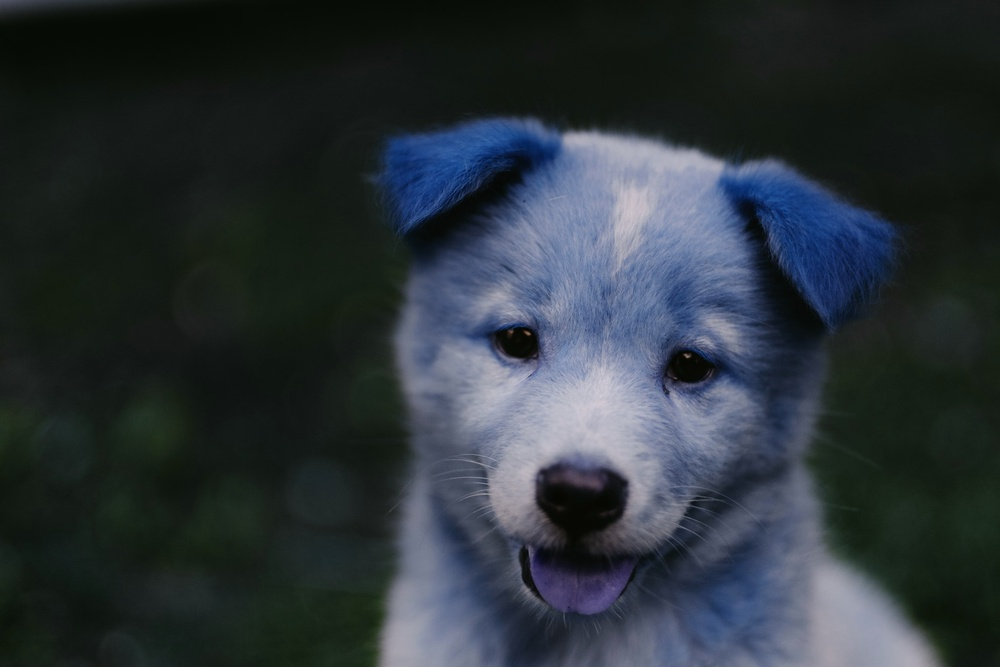
#> input picture 02_Image_Processing/01_Sobel_Filters(Extended Dimensional Order)/new_image.jpg, 1000 x 667 px, shrunk from 1950 x 1300 before the run
$ jupyter execute Sobel_Filters.ipynb   (shell and % lines are left out)
#> lines starting #> are read from the running program, lines starting #| are printed output that depends on the picture
[cell 1]
import cv2
import matplotlib.pyplot as plt
import matplotlib.colors
import numpy as np
from PIL import Image
from skimage import data
import scipy
import math
from scipy.ndimage import measurements
from skimage import data
from ipywidgets import interact, fixed, FloatSlider, IntSlider,FloatRangeSlider, Label

[cell 2]
# https://arxiv.org/pdf/1910.00138.pdf this paper claims that the larger the sobel kernel the better the edge detection accuracy is

# Prove it..

# using a 3x3 sobel kernel
x_3_sobel = np.array([[-1, 0, 1], [-2, 0, 2], [-1, 0, 1]])
y_3_sobel = np.array([[-1, -2, -1], [0, 0, 0], [1, 2, 1]])

# using a custom 5x5 sobel kernel
x_5_sobel = np.array([
  [1, 0, 0, 0, -1],
  [0, 0, 0, 0, 0],
  [2, 0, 0, 0, -2],
  [0, 0, 0, 0, 0],
  [1, 0, 0, 0, -1 ]
])

y_5_sobel = np.array([
  [1, 0, 2, 0, 1],
  [0, 0, 0, 0, 0],
  [0, 0, 0, 0, 0],
  [0, 0, 0, 0, 0],
  [-1, 0, -2, 0, -1]
])
# using a 7x7 extended sobel kernel
x_7_sobel = np.array([
  [1, 0, 0, 0, 0, 0, -1],
  [0, 0, 0, 0, 0, 0, 0],
  [0, 0, 0, 0, 0, 0, 0],
  [2, 0, 0, 0, 0, 0, -2],
  [0, 0, 0, 0, 0, 0, 0],
  [0, 0, 0, 0, 0, 0, 0],
  [1, 0, 0, 0, 0, 0, -1 ]
])

y_7_sobel = np.array([
  [1, 0, 0, 2, 0, 0, 1],
  [0, 0, 0, 0, 0, 0, 0],
  [0, 0, 0, 0, 0, 0, 0],
  [0, 0, 0, 0, 0, 0, 0],
  [0, 0, 0, 0, 0, 0, 0],
  [0, 0, 0, 0, 0, 0, 0],
  [-1, 0, 0, -2, 0, 0, -1]
])

[cell 3]
def apply_kernel(img, x_sob, y_sob):

    x_value, y_value = img.shape
    x_sob_image = np.zeros((x_value, y_value))
    y_sob_image = np.zeros((x_value, y_value))
    sob_image = np.zeros((x_value, y_value))

    # ==================================================
    #           Apply padding to the image
    # ==================================================
    img = np.pad(img, (1, 1), 'edge')

    # ==================================================
    #               Perform Convolution
    # ==================================================
    for row in range(1, img.shape[0]-1):
        for col in range(1, img.shape[1]-1):
            x_sum = (x_sob.item(0, 0) * img.item(row-1, col-1)) + (x_sob.item(0, 2) * img.item(row-1, col+1)) + (x_sob.item(1, 0) * img.item(row, col-1)) + (x_sob.item(1, 2) * img.item(row, col+1)) + (x_sob.item(2, 0) * img.item(row+1, col-1)) + (x_sob.item(2, 2) * img.item(row+1, col+1))
            y_sum = (y_sob.item(0, 0) * img.item(row-1, col-1)) + (y_sob.item(0, 1) * img.item(row-1, col)) + (y_sob.item(0, 2) * img.item(row-1, col+1)) + (y_sob.item(2, 0) * img.item(row+1, col-1)) + (y_sob.item(2, 1) * img.item(row+1, col)) + (y_sob.item(2, 2) * img.item(row+1, col+1))
            x_sob_image.itemset((row-1, col-1), x_sum)
            y_sob_image.itemset((row-1, col-1), y_sum)
            sob_image.itemset((row-1, col-1), np.sqrt(x_sum**2 + y_sum**2))

    # ==================================================
    #               Displaying Images
    # ==================================================
    fig, axes_array = plt.subplots(1, 3)
    fig.set_size_inches(18,5)
    image_plot = axes_array[0].imshow(x_sob_image, cmap=plt.cm.gray)
    axes_array[0].axis('off')
    axes_array[0].set(title='Gradient in X Direction')
    image_plot = axes_array[1].imshow(y_sob_image, cmap=plt.cm.gray)
    axes_array[1].axis('off')
    axes_array[1].set(title='Gradient in y Direction')
    image_plot = axes_array[2].imshow(sob_image, cmap=plt.cm.gray)
    axes_array[2].axis('off')
    axes_array[2].set(title='Edged Image')
    plt.show()

[cell 4]
if __name__ == "__main__":
    image = cv2.imread('new_image.jpg', 0)
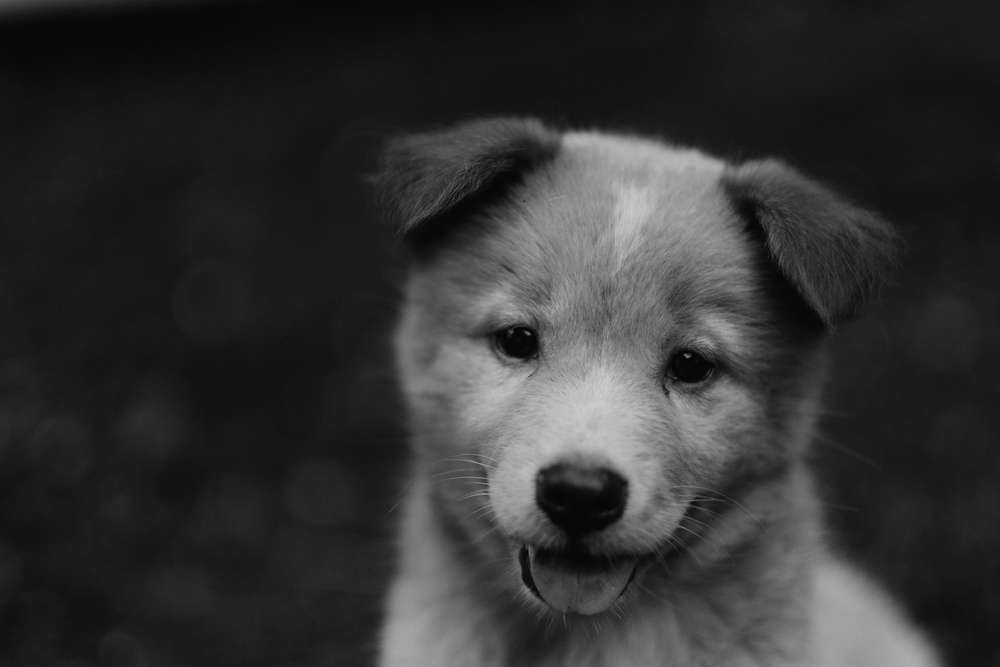
#> image: shape (667, 1000); min 2, max 206, mean 50
    apply_kernel(image, x_3_sobel, y_3_sobel)
#> after the loop in apply_kernel, `for row in range(1, img.shape[0]-1):`:
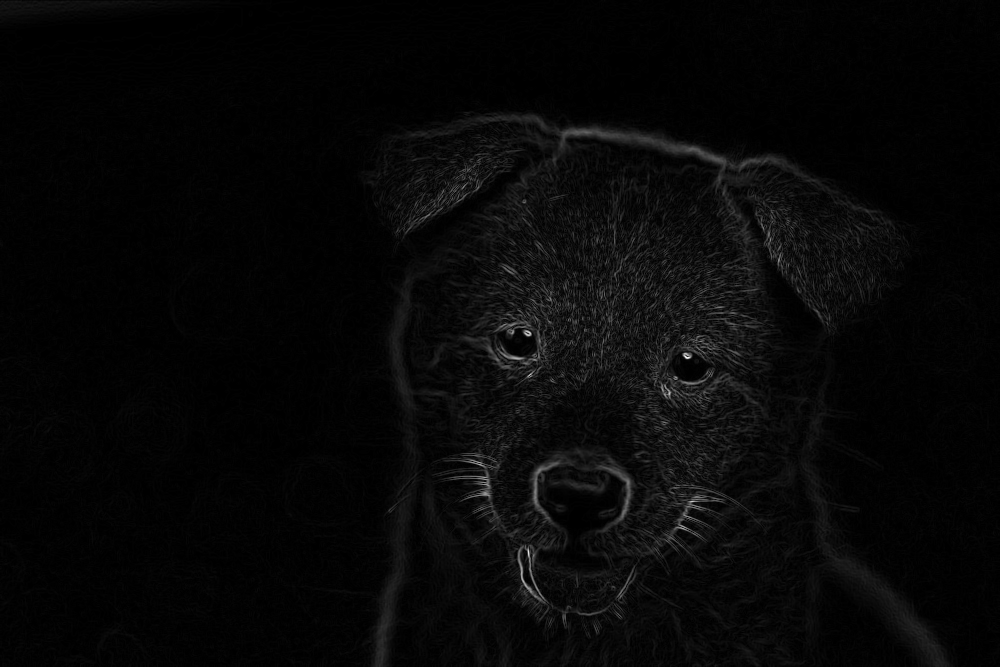
#> sob_image: shape (667, 1000) float64; min 0, max 438.4, mean 13; drawn with min black and max white
#> after the loop in apply_kernel, `for row in range(1, img.shape[0]-1):`:
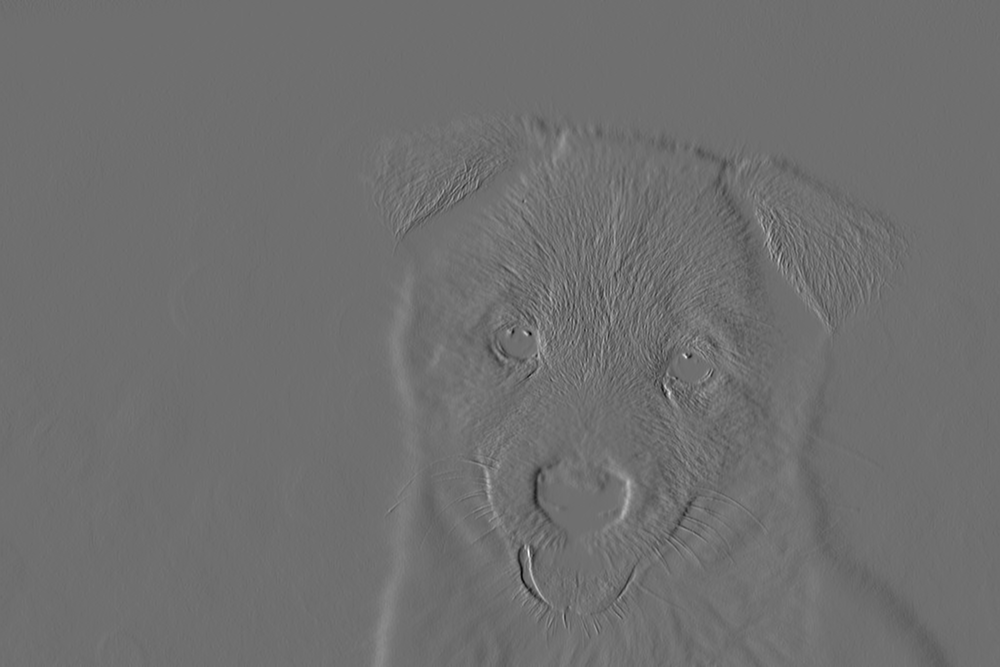
#> x_sob_image: shape (667, 1000) float64; min -309, max 398, mean 0; drawn with min black and max white
#> after the loop in apply_kernel, `for row in range(1, img.shape[0]-1):`:
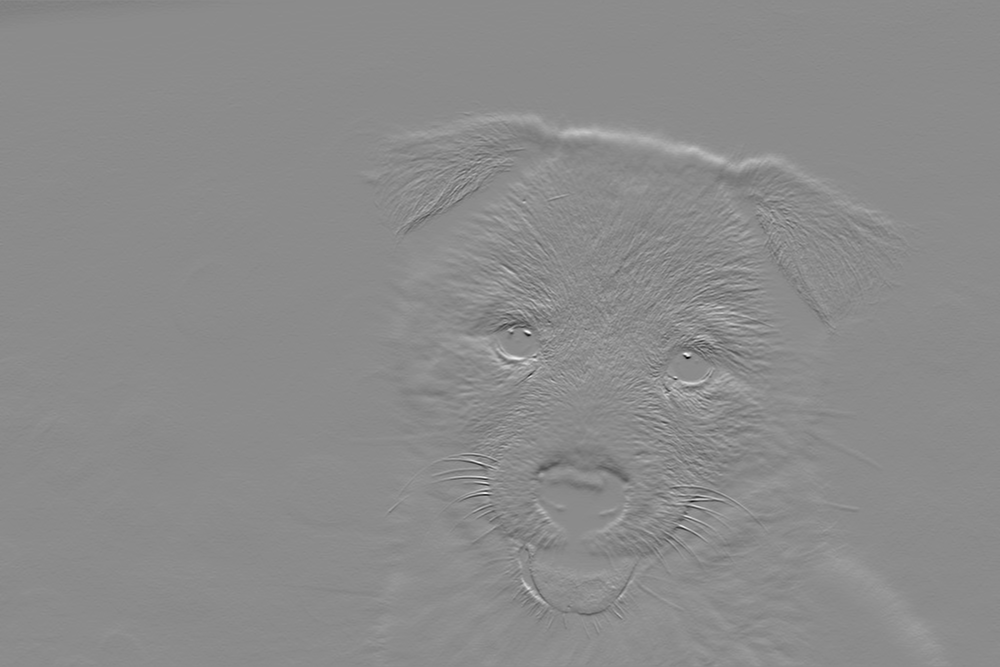
#> y_sob_image: shape (667, 1000) float64; min -398, max 330, mean 0.7; drawn with min black and max white
